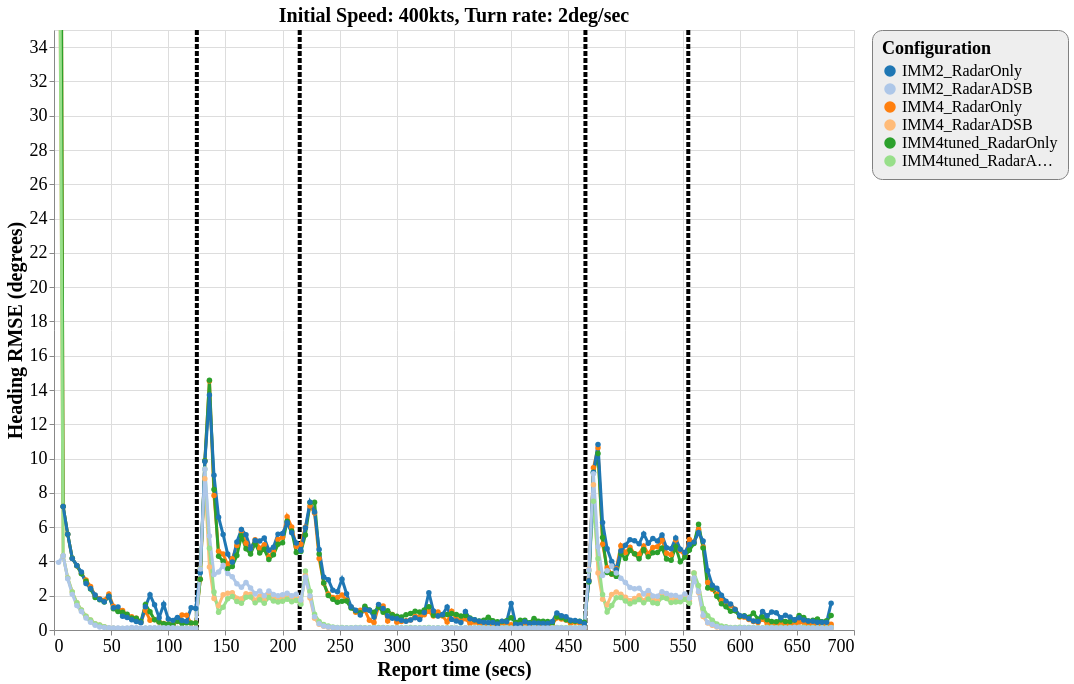

Vega-Lite specification for this chart:
### Vega-Lite specification from a JSON file in a GitHub repository (floating-point values rounded to 4 significant figures; data arrays with more than 128 entries replaced by an {"elided": "..."} marker saying what was removed)
{"config": {"view": {"continuousWidth": 800, "continuousHeight": 600}, "axisX": {"labelFontSize": 18, "titleFontSize": 20}, "axisY": {"labelFontSize": 18, "titleFontSize": 20}, "font": "Times New Roman", "legend": {"cornerRadius": 10, "fillColor": "#EEEEEE", "labelFontSize": 16, "padding": 10, "strokeColor": "gray", "titleFontSize": 18}, "title": {"fontSize": 20}}, "layer": [{"data": {"name": "data-836d396f9b504254c1fbffa3d0951e01"}, "mark": {"type": "rule", "strokeDash": [5, 2], "strokeWidth": 4}, "encoding": {"color": {"type": "nominal", "field": "color", "scale": null}, "x": {"type": "quantitative", "field": "tt"}}}, {"data": {"name": "data-62880f61765d04dfef21134ef23aeb3e"}, "mark": {"type": "line", "point": true, "strokeWidth": 3}, "encoding": {"color": {"type": "ordinal", "field": "config", "scale": {"scheme": "category20"}, "sort": ["IMM2_RadarOnly", "IMM2_RadarADSB", "IMM4_RadarOnly", "IMM4_RadarADSB", "IMM4tuned_RadarOnly", "IMM4tuned_RadarADSB"], "title": "Configuration"}, "x": {"type": "quantitative", "field": "time", "title": "Report time (secs)"}, "y": {"type": "quantitative", "field": "rmse_hdg", "scale": {"domain": [0, 35], "zero": false}, "title": "Heading RMSE (degrees)"}}, "selection": {"selector149": {"type": "interval", "bind": "scales", "encodings": ["x", "y"]}}, "title": "Initial Speed: 400kts, Turn rate: 2deg/sec"}], "$schema": "https://vega.github.io/schema/vega-lite/v4.8.1.json", "datasets": {"data-836d396f9b504254c1fbffa3d0951e01": [{"tt": 125, "color": "black"}, {"tt": 215, "color": "black"}, {"tt": 465, "color": "black"}, {"tt": 555, "color": "black"}], "data-62880f61765d04dfef21134ef23aeb3e": {"elided": "1019 records"}}}
